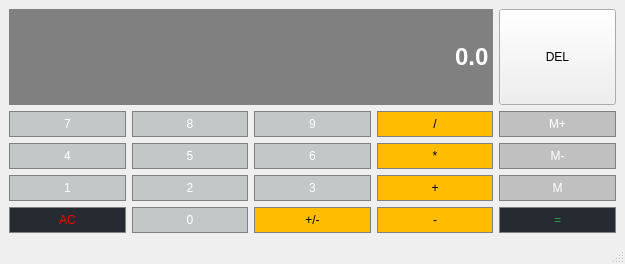
<?xml version="1.0" encoding="UTF-8"?>
<ui version="4.0">
 <class>Calculator</class>
 <widget class="QMainWindow" name="Calculator">
  <property name="geometry">
   <rect>
    <x>0</x>
    <y>0</y>
    <width>625</width>
    <height>264</height>
   </rect>
  </property>
  <property name="sizePolicy">
   <sizepolicy hsizetype="Preferred" vsizetype="Fixed">
    <horstretch>0</horstretch>
    <verstretch>0</verstretch>
   </sizepolicy>
  </property>
  <property name="windowTitle">
   <string>Calculator</string>
  </property>
  <widget class="QWidget" name="centralwidget">
   <layout class="QGridLayout" name="gridLayout">
    <item row="2" column="3">
     <widget class="QPushButton" name="Multiply">
      <property name="sizePolicy">
       <sizepolicy hsizetype="Preferred" vsizetype="Preferred">
        <horstretch>0</horstretch>
        <verstretch>0</verstretch>
       </sizepolicy>
      </property>
      <property name="styleSheet">
       <string notr="true">QPushButton {
	background-color: #ffbc00;
	border: 1px solid gray;
	padding: 5px;
	color: #000000;
}

QPushButton:pressed {
	background-color: #A9A9A9;
	border: 1px solid gray;
	padding: 5px;
}</string>
      </property>
      <property name="text">
       <string>*</string>
      </property>
     </widget>
    </item>
    <item row="1" column="1">
     <widget class="QPushButton" name="Button8">
      <property name="sizePolicy">
       <sizepolicy hsizetype="Preferred" vsizetype="Preferred">
        <horstretch>0</horstretch>
        <verstretch>0</verstretch>
       </sizepolicy>
      </property>
      <property name="styleSheet">
       <string notr="true">QPushButton {
	background-color: #c1c8c7;
	border: 1px solid gray;
	padding: 5px;
	color: #ffffff;
}

QPushButton:pressed {
	background-color: #A9A9A9;
	border: 1px solid gray;
	padding: 5px;
}</string>
      </property>
      <property name="text">
       <string>8</string>
      </property>
     </widget>
    </item>
    <item row="1" column="3">
     <widget class="QPushButton" name="Divide">
      <property name="sizePolicy">
       <sizepolicy hsizetype="Preferred" vsizetype="Preferred">
        <horstretch>0</horstretch>
        <verstretch>0</verstretch>
       </sizepolicy>
      </property>
      <property name="styleSheet">
       <string notr="true">QPushButton {
	background-color: #ffbc00;
	border: 1px solid gray;
	padding: 5px;
	color: #000000;
}

QPushButton:pressed {
	background-color: #A9A9A9;
	border: 1px solid gray;
	padding: 5px;
}</string>
      </property>
      <property name="text">
       <string>/</string>
      </property>
     </widget>
    </item>
    <item row="2" column="0">
     <widget class="QPushButton" name="Button4">
      <property name="sizePolicy">
       <sizepolicy hsizetype="Preferred" vsizetype="Preferred">
        <horstretch>0</horstretch>
        <verstretch>0</verstretch>
       </sizepolicy>
      </property>
      <property name="styleSheet">
       <string notr="true">QPushButton {
	background-color: #c1c8c7;
	border: 1px solid gray;
	padding: 5px;
	color: #ffffff;
}

QPushButton:pressed {
	background-color: #A9A9A9;
	border: 1px solid gray;
	padding: 5px;
}</string>
      </property>
      <property name="text">
       <string>4</string>
      </property>
     </widget>
    </item>
    <item row="1" column="2">
     <widget class="QPushButton" name="Button9">
      <property name="sizePolicy">
       <sizepolicy hsizetype="Preferred" vsizetype="Preferred">
        <horstretch>0</horstretch>
        <verstretch>0</verstretch>
       </sizepolicy>
      </property>
      <property name="styleSheet">
       <string notr="true">QPushButton {
	background-color: #c1c8c7;
	border: 1px solid gray;
	padding: 5px;
	color: #ffffff;
}

QPushButton:pressed {
	background-color: #A9A9A9;
	border: 1px solid gray;
	padding: 5px;
}</string>
      </property>
      <property name="text">
       <string>9</string>
      </property>
     </widget>
    </item>
    <item row="2" column="4">
     <widget class="QPushButton" name="MemMinus">
      <property name="sizePolicy">
       <sizepolicy hsizetype="Preferred" vsizetype="Preferred">
        <horstretch>0</horstretch>
        <verstretch>0</verstretch>
       </sizepolicy>
      </property>
      <property name="styleSheet">
       <string notr="true">QPushButton {
	background-color: #C0C0C0;
	border: 1px solid gray;
	padding: 5px;
	color: #ffffff;
}

QPushButton:pressed {
	background-color: #A9A9A9;
	border: 1px solid gray;
	padding: 5px;
}</string>
      </property>
      <property name="text">
       <string>M-</string>
      </property>
     </widget>
    </item>
    <item row="1" column="4">
     <widget class="QPushButton" name="MemAdd">
      <property name="sizePolicy">
       <sizepolicy hsizetype="Preferred" vsizetype="Preferred">
        <horstretch>0</horstretch>
        <verstretch>0</verstretch>
       </sizepolicy>
      </property>
      <property name="styleSheet">
       <string notr="true">QPushButton {
	background-color: #C0C0C0;
	border: 1px solid gray;
	padding: 5px;
	color: #ffffff;
}

QPushButton:pressed {
	background-color: #A9A9A9;
	border: 1px solid gray;
	padding: 5px;
}</string>
      </property>
      <property name="text">
       <string>M+</string>
      </property>
     </widget>
    </item>
    <item row="3" column="0">
     <widget class="QPushButton" name="Button1">
      <property name="sizePolicy">
       <sizepolicy hsizetype="Preferred" vsizetype="Preferred">
        <horstretch>0</horstretch>
        <verstretch>0</verstretch>
       </sizepolicy>
      </property>
      <property name="styleSheet">
       <string notr="true">QPushButton {
	background-color: #c1c8c7;
	border: 1px solid gray;
	padding: 5px;
	color: #ffffff;
}

QPushButton:pressed {
	background-color: #A9A9A9;
	border: 1px solid gray;
	padding: 5px;
}</string>
      </property>
      <property name="text">
       <string>1</string>
      </property>
     </widget>
    </item>
    <item row="1" column="0">
     <widget class="QPushButton" name="Button7">
      <property name="sizePolicy">
       <sizepolicy hsizetype="Preferred" vsizetype="Preferred">
        <horstretch>0</horstretch>
        <verstretch>0</verstretch>
       </sizepolicy>
      </property>
      <property name="styleSheet">
       <string notr="true">QPushButton {
	background-color: #c1c8c7;
	border: 1px solid gray;
	padding: 5px;
	color: #ffffff;
}

QPushButton:pressed {
	background-color: #A9A9A9;
	border: 1px solid gray;
	padding: 5px;
}</string>
      </property>
      <property name="text">
       <string>7</string>
      </property>
     </widget>
    </item>
    <item row="2" column="1">
     <widget class="QPushButton" name="Button5">
      <property name="sizePolicy">
       <sizepolicy hsizetype="Preferred" vsizetype="Preferred">
        <horstretch>0</horstretch>
        <verstretch>0</verstretch>
       </sizepolicy>
      </property>
      <property name="styleSheet">
       <string notr="true">QPushButton {
	background-color: #c1c8c7;
	border: 1px solid gray;
	padding: 5px;
	color: #ffffff;
}

QPushButton:pressed {
	background-color: #A9A9A9;
	border: 1px solid gray;
	padding: 5px;
}</string>
      </property>
      <property name="text">
       <string>5</string>
      </property>
     </widget>
    </item>
    <item row="2" column="2">
     <widget class="QPushButton" name="Button6">
      <property name="sizePolicy">
       <sizepolicy hsizetype="Preferred" vsizetype="Preferred">
        <horstretch>0</horstretch>
        <verstretch>0</verstretch>
       </sizepolicy>
      </property>
      <property name="styleSheet">
       <string notr="true">QPushButton {
	background-color: #c1c8c7;
	border: 1px solid gray;
	padding: 5px;
	color: #ffffff;
}

QPushButton:pressed {
	background-color: #A9A9A9;
	border: 1px solid gray;
	padding: 5px;
}</string>
      </property>
      <property name="text">
       <string>6</string>
      </property>
     </widget>
    </item>
    <item row="4" column="0">
     <widget class="QPushButton" name="Clear">
      <property name="sizePolicy">
       <sizepolicy hsizetype="Preferred" vsizetype="Preferred">
        <horstretch>0</horstretch>
        <verstretch>0</verstretch>
       </sizepolicy>
      </property>
      <property name="styleSheet">
       <string notr="true">QPushButton {
	background-color: #252b31;
	border: 1px solid gray;
	padding: 5px;
	color: #f90000;
}

QPushButton:pressed {
	background-color: #A9A9A9;
	border: 1px solid gray;
	padding: 5px;
}</string>
      </property>
      <property name="text">
       <string>AC</string>
      </property>
     </widget>
    </item>
    <item row="3" column="1">
     <widget class="QPushButton" name="Button2">
      <property name="sizePolicy">
       <sizepolicy hsizetype="Preferred" vsizetype="Preferred">
        <horstretch>0</horstretch>
        <verstretch>0</verstretch>
       </sizepolicy>
      </property>
      <property name="styleSheet">
       <string notr="true">QPushButton {
	background-color: #c1c8c7;
	border: 1px solid gray;
	padding: 5px;
	color: #ffffff;
}

QPushButton:pressed {
	background-color: #A9A9A9;
	border: 1px solid gray;
	padding: 5px;
}</string>
      </property>
      <property name="text">
       <string>2</string>
      </property>
     </widget>
    </item>
    <item row="3" column="2">
     <widget class="QPushButton" name="Button3">
      <property name="sizePolicy">
       <sizepolicy hsizetype="Preferred" vsizetype="Preferred">
        <horstretch>0</horstretch>
        <verstretch>0</verstretch>
       </sizepolicy>
      </property>
      <property name="styleSheet">
       <string notr="true">QPushButton {
	background-color: #c1c8c7;
	border: 1px solid gray;
	padding: 5px;
	color: #ffffff;
}

QPushButton:pressed {
	background-color: #A9A9A9;
	border: 1px solid gray;
	padding: 5px;
}</string>
      </property>
      <property name="text">
       <string>3</string>
      </property>
     </widget>
    </item>
    <item row="3" column="3">
     <widget class="QPushButton" name="Add">
      <property name="sizePolicy">
       <sizepolicy hsizetype="Preferred" vsizetype="Preferred">
        <horstretch>0</horstretch>
        <verstretch>0</verstretch>
       </sizepolicy>
      </property>
      <property name="styleSheet">
       <string notr="true">QPushButton {
	background-color: #ffbc00;
	border: 1px solid gray;
	padding: 5px;
	color: #000000;
}

QPushButton:pressed {
	background-color: #A9A9A9;
	border: 1px solid gray;
	padding: 5px;
}</string>
      </property>
      <property name="text">
       <string>+</string>
      </property>
     </widget>
    </item>
    <item row="3" column="4">
     <widget class="QPushButton" name="MemGet">
      <property name="sizePolicy">
       <sizepolicy hsizetype="Preferred" vsizetype="Preferred">
        <horstretch>0</horstretch>
        <verstretch>0</verstretch>
       </sizepolicy>
      </property>
      <property name="styleSheet">
       <string notr="true">QPushButton {
	background-color: #C0C0C0;
	border: 1px solid gray;
	padding: 5px;
	color: #ffffff;
}

QPushButton:pressed {
	background-color: #A9A9A9;
	border: 1px solid gray;
	padding: 5px;
}</string>
      </property>
      <property name="text">
       <string>M</string>
      </property>
     </widget>
    </item>
    <item row="4" column="1">
     <widget class="QPushButton" name="Button0">
      <property name="sizePolicy">
       <sizepolicy hsizetype="Preferred" vsizetype="Preferred">
        <horstretch>0</horstretch>
        <verstretch>0</verstretch>
       </sizepolicy>
      </property>
      <property name="styleSheet">
       <string notr="true">QPushButton {
	background-color: #c1c8c7;
	border: 1px solid gray;
	padding: 5px;
	color: #ffffff;
}

QPushButton:pressed {
	background-color: #A9A9A9;
	border: 1px solid gray;
	padding: 5px;
}</string>
      </property>
      <property name="text">
       <string>0</string>
      </property>
     </widget>
    </item>
    <item row="4" column="2">
     <widget class="QPushButton" name="ChangeSign">
      <property name="sizePolicy">
       <sizepolicy hsizetype="Preferred" vsizetype="Preferred">
        <horstretch>0</horstretch>
        <verstretch>0</verstretch>
       </sizepolicy>
      </property>
      <property name="styleSheet">
       <string notr="true">QPushButton {
	background-color: #ffbc00;
	border: 1px solid gray;
	padding: 5px;
	color: #000000;
}

QPushButton:pressed {
	background-color: #A9A9A9;
	border: 1px solid gray;
	padding: 5px;
}</string>
      </property>
      <property name="text">
       <string>+/-</string>
      </property>
     </widget>
    </item>
    <item row="4" column="3">
     <widget class="QPushButton" name="Subtract">
      <property name="sizePolicy">
       <sizepolicy hsizetype="Preferred" vsizetype="Preferred">
        <horstretch>0</horstretch>
        <verstretch>0</verstretch>
       </sizepolicy>
      </property>
      <property name="styleSheet">
       <string notr="true">QPushButton {
	background-color: #ffbc00;
	border: 1px solid gray;
	padding: 5px;
	color: #000000;
}

QPushButton:pressed {
	background-color: #A9A9A9;
	border: 1px solid gray;
	padding: 5px;
}</string>
      </property>
      <property name="text">
       <string>-</string>
      </property>
     </widget>
    </item>
    <item row="4" column="4">
     <widget class="QPushButton" name="Equals">
      <property name="sizePolicy">
       <sizepolicy hsizetype="Preferred" vsizetype="Preferred">
        <horstretch>0</horstretch>
        <verstretch>0</verstretch>
       </sizepolicy>
      </property>
      <property name="styleSheet">
       <string notr="true">QPushButton {
	background-color: #252b31;
	border: 1px solid gray;
	padding: 5px;
	color: #26a349;
}

QPushButton:pressed {
	background-color: #A9A9A9;
	border: 1px solid gray;
	padding: 5px;
	color: #d49c6b;
}</string>
      </property>
      <property name="text">
       <string>=</string>
      </property>
     </widget>
    </item>
    <item row="0" column="0" colspan="4">
     <widget class="QLineEdit" name="Display">
      <property name="sizePolicy">
       <sizepolicy hsizetype="Preferred" vsizetype="Expanding">
        <horstretch>0</horstretch>
        <verstretch>0</verstretch>
       </sizepolicy>
      </property>
      <property name="font">
       <font>
        <family>Arial</family>
        <pointsize>18</pointsize>
        <weight>75</weight>
        <bold>true</bold>
       </font>
      </property>
      <property name="layoutDirection">
       <enum>Qt::LeftToRight</enum>
      </property>
      <property name="styleSheet">
       <string notr="true">QLineEdit {
	background-color: gray;
	border: 1px solid gray;
	color: #ffffff;
}</string>
      </property>
      <property name="inputMask">
       <string/>
      </property>
      <property name="text">
       <string>0.0</string>
      </property>
      <property name="alignment">
       <set>Qt::AlignRight|Qt::AlignTrailing|Qt::AlignVCenter</set>
      </property>
     </widget>
    </item>
    <item row="0" column="4">
     <widget class="QPushButton" name="Backspace">
      <property name="sizePolicy">
       <sizepolicy hsizetype="Minimum" vsizetype="Expanding">
        <horstretch>0</horstretch>
        <verstretch>0</verstretch>
       </sizepolicy>
      </property>
      <property name="styleSheet">
       <string notr="true">QPushButton {
	font-size: 17;
}</string>
      </property>
      <property name="text">
       <string>DEL</string>
      </property>
     </widget>
    </item>
   </layout>
  </widget>
  <widget class="QMenuBar" name="menubar">
   <property name="geometry">
    <rect>
     <x>0</x>
     <y>0</y>
     <width>625</width>
     <height>25</height>
    </rect>
   </property>
  </widget>
  <widget class="QStatusBar" name="statusbar"/>
 </widget>
 <resources/>
 <connections/>
</ui>
